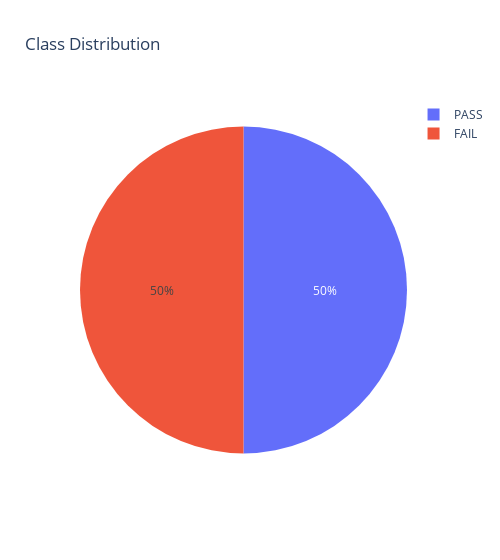

The cell this chart's notebook holds for it:
### Code cell
fig = px.pie(
    y_train_os.value_counts(),
    values = 'count', 
    names=['PASS', 'FAIL'],
    title = 'Class Distribution',
    width = 500
)

fig.show()

### Figure 1 — Plotly figure (JSON) as saved in the notebook; plotly's stock layout.template omitted (floating-point values rounded to 4 significant figures)
{"data": [{"domain": {"x": [0, 1], "y": [0, 1]}, "hovertemplate": "label=%{label}<br>count=%{value}<extra></extra>", "labels": ["PASS", "FAIL"], "legendgroup": "", "name": "", "showlegend": true, "type": "pie", "values": [1024, 1024]}], "layout": {"legend": {"tracegroupgap": 0}, "title": {"text": "Class Distribution"}, "width": 500}}
